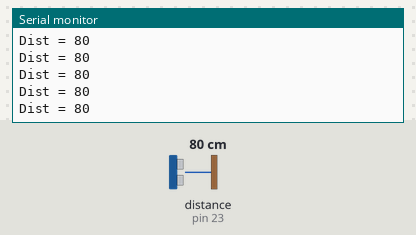
Recording of a sketch running on a simulated Arduino Mega 2560, built with avr-gcc and run on an emulated ATmega2560. On the bench: the last lines printed to the serial monitor. Wiring (inferred from the names in the program): ultrasonic range finder: trigger pin 22; echo pin 23. The inputs (shaded band) are chosen by the test bench; at power-on: distance to the obstacle (sensor on pin 23) 80 cm. The echo pulse lasts 58.3 µs per cm.

Above: at 1.2 s.
1.3 s: distance to the obstacle (sensor on pin 23) set to 4 cm
At 1.38 s:
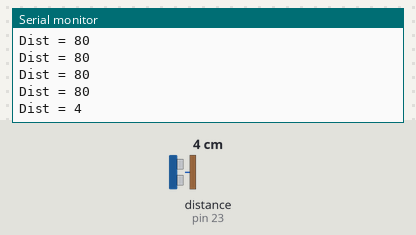
4.3 s: distance to the obstacle (sensor on pin 23) set to 250 cm
At 4.41 s:
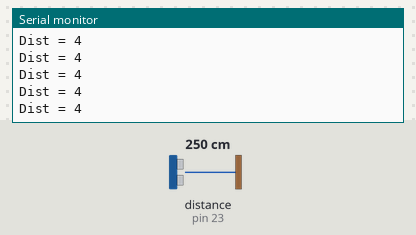
Timing chart, 0 to 7.3 s (numbered marks = the images above; inputs shaded):
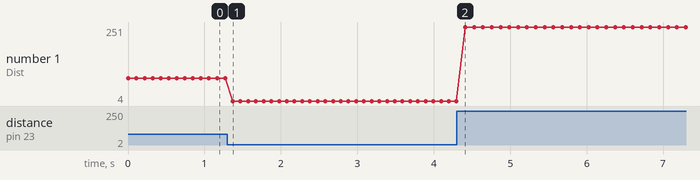

The sketch:

Sonar.ino
```cpp
int echo_pin = 23;
int trigger_pin = 22;

unsigned long time = 0;
int dist;

void setup(){
  Serial.begin(9600);
  pinMode(echo_pin,INPUT);
  pinMode(trigger_pin,OUTPUT);
}

int getDist(){
  digitalWrite(trigger_pin,HIGH);
  delayMicroseconds(10);
  digitalWrite(trigger_pin,LOW);

  while(digitalRead(echo_pin) == LOW){
  }

  time = micros();

  while(digitalRead(echo_pin) == HIGH){
  }

  time = micros()-time;

  return time/58;
}

void loop(){
  dist = getDist();
  Serial.print("Dist = ");
  Serial.println(dist);
  delay(100);
}
```

Measured:
- after the input at 1.3 s, the serial monitor: prints a new line after 0.07 s (image 1)
- plotted number 1: 80 → 4 after the input at 1.3 s, 4 → 25 after the input at 4.3 s
